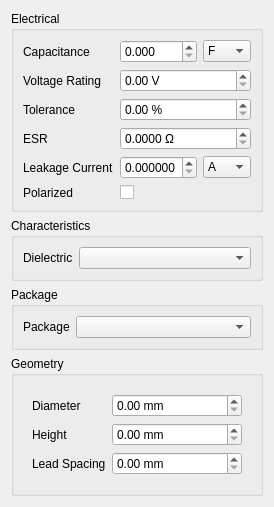
<?xml version="1.0" encoding="UTF-8"?>
<ui version="4.0">
  <class>CapacitorEditor</class>
  <widget class="QWidget" name="CapacitorEditor">
    <layout class="QVBoxLayout" name="verticalLayout">

      <!-- ELECTRICAL GROUP -->
      <item>
        <widget class="QGroupBox" name="electricalGroup">
          <property name="title">
            <string>Electrical</string>
          </property>
          <layout class="QFormLayout" name="electricalLayout">

            <!-- Capacitance with unit combo -->
            <item row="0" column="0">
              <widget class="QLabel" name="capacitanceLabel">
                <property name="text">
                  <string>Capacitance</string>
                </property>
              </widget>
            </item>
            <item row="0" column="1">
              <layout class="QHBoxLayout" name="capacitanceLayout">
                <item>
                  <widget class="QDoubleSpinBox" name="capacitanceSpin">
                    <property name="decimals">
                      <number>3</number>
                    </property>
                    <property name="maximum">
                      <double>1000.0</double>
                    </property>
                  </widget>
                </item>
                <item>
                  <widget class="QComboBox" name="capacitanceUnitCombo">
                    <item>
                      <property name="text">
                        <string>F</string>
                      </property>
                    </item>
                    <item>
                      <property name="text">
                        <string>mF</string>
                      </property>
                    </item>
                    <item>
                      <property name="text">
                        <string>μF</string>
                      </property>
                    </item>
                    <item>
                      <property name="text">
                        <string>nF</string>
                      </property>
                    </item>
                    <item>
                      <property name="text">
                        <string>pF</string>
                      </property>
                    </item>
                  </widget>
                </item>
              </layout>
            </item>

            <item row="1" column="0">
              <widget class="QLabel" name="voltageLabel">
                <property name="text">
                  <string>Voltage Rating</string>
                </property>
              </widget>
            </item>
            <item row="1" column="1">
              <widget class="QDoubleSpinBox" name="voltageSpin">
                <property name="decimals">
                  <number>2</number>
                </property>
                <property name="maximum">
                  <double>1000.0</double>
                </property>
                <property name="suffix">
                  <string> V</string>
                </property>
              </widget>
            </item>

            <item row="2" column="0">
              <widget class="QLabel" name="toleranceLabel">
                <property name="text">
                  <string>Tolerance</string>
                </property>
              </widget>
            </item>
            <item row="2" column="1">
              <widget class="QDoubleSpinBox" name="toleranceSpin">
                <property name="decimals">
                  <number>2</number>
                </property>
                <property name="maximum">
                  <double>100.0</double>
                </property>
                <property name="suffix">
                  <string> %</string>
                </property>
              </widget>
            </item>

            <item row="3" column="0">
              <widget class="QLabel" name="esrLabel">
                <property name="text">
                  <string>ESR</string>
                </property>
              </widget>
            </item>
            <item row="3" column="1">
              <widget class="QDoubleSpinBox" name="esrSpin">
                <property name="decimals">
                  <number>4</number>
                </property>
                <property name="maximum">
                  <double>1000.0</double>
                </property>
                <property name="suffix">
                  <string> Ω</string>
                </property>
              </widget>
            </item>

            <!-- Leakage Current with unit combo -->
            <item row="4" column="0">
              <widget class="QLabel" name="leakageLabel">
                <property name="text">
                  <string>Leakage Current</string>
                </property>
              </widget>
            </item>
            <item row="4" column="1">
              <layout class="QHBoxLayout" name="leakageLayout">
                <item>
                  <widget class="QDoubleSpinBox" name="leakageSpin">
                    <property name="decimals">
                      <number>6</number>
                    </property>
                    <property name="maximum">
                      <double>1.0</double>
                    </property>
                  </widget>
                </item>
                <item>
                  <widget class="QComboBox" name="leakageUnitCombo">
                    <item>
                      <property name="text">
                        <string>A</string>
                      </property>
                    </item>
                    <item>
                      <property name="text">
                        <string>mA</string>
                      </property>
                    </item>
                    <item>
                      <property name="text">
                        <string>μA</string>
                      </property>
                    </item>
                    <item>
                      <property name="text">
                        <string>nA</string>
                      </property>
                    </item>
                  </widget>
                </item>
              </layout>
            </item>

            <item row="5" column="0">
              <widget class="QLabel" name="polarizedLabel">
                <property name="text">
                  <string>Polarized</string>
                </property>
              </widget>
            </item>
            <item row="5" column="1">
              <widget class="QCheckBox" name="polarizedCheck"/>
            </item>

          </layout>
        </widget>
      </item>

      <!-- CHARACTERISTICS GROUP -->
      <item>
        <widget class="QGroupBox" name="characteristicsGroup">
          <property name="title">
            <string>Characteristics</string>
          </property>
          <layout class="QFormLayout" name="characteristicsLayout">
            <item row="0" column="0">
              <widget class="QLabel" name="dielectricLabel">
                <property name="text">
                  <string>Dielectric</string>
                </property>
              </widget>
            </item>
            <item row="0" column="1">
              <widget class="QComboBox" name="dielectricCombo"/>
            </item>
          </layout>
        </widget>
      </item>

      <!-- PACKAGE GROUP -->
      <item>
        <widget class="QGroupBox" name="packageGroup">
          <property name="title">
            <string>Package</string>
          </property>
          <layout class="QFormLayout" name="packageLayout">
            <item row="0" column="0">
              <widget class="QLabel" name="packageLabel">
                <property name="text">
                  <string>Package</string>
                </property>
              </widget>
            </item>
            <item row="0" column="1">
              <widget class="QComboBox" name="packageCombo"/>
            </item>
          </layout>
        </widget>
      </item>

      <!-- GEOMETRY GROUP -->
      <item>
        <widget class="QGroupBox" name="geometryGroup">
          <property name="title">
            <string>Geometry</string>
          </property>
          <layout class="QVBoxLayout" name="geometryLayout">
            <item>
              <widget class="QStackedWidget" name="geometryStack">

                <!-- RADIAL PAGE -->
                <widget class="QWidget" name="radialPage">
                  <layout class="QFormLayout" name="radialLayout">
                    <item row="0" column="0">
                      <widget class="QLabel" name="diameterLabel">
                        <property name="text">
                          <string>Diameter</string>
                        </property>
                      </widget>
                    </item>
                    <item row="0" column="1">
                      <widget class="QDoubleSpinBox" name="diameterSpin">
                        <property name="decimals">
                          <number>2</number>
                        </property>
                        <property name="maximum">
                          <double>100.0</double>
                        </property>
                        <property name="suffix">
                          <string> mm</string>
                        </property>
                      </widget>
                    </item>

                    <item row="1" column="0">
                      <widget class="QLabel" name="heightLabel">
                        <property name="text">
                          <string>Height</string>
                        </property>
                      </widget>
                    </item>
                    <item row="1" column="1">
                      <widget class="QDoubleSpinBox" name="heightSpin">
                        <property name="decimals">
                          <number>2</number>
                        </property>
                        <property name="maximum">
                          <double>100.0</double>
                        </property>
                        <property name="suffix">
                          <string> mm</string>
                        </property>
                      </widget>
                    </item>

                    <item row="2" column="0">
                      <widget class="QLabel" name="leadSpacingLabel">
                        <property name="text">
                          <string>Lead Spacing</string>
                        </property>
                      </widget>
                    </item>
                    <item row="2" column="1">
                      <widget class="QDoubleSpinBox" name="leadSpacingSpin">
                        <property name="decimals">
                          <number>2</number>
                        </property>
                        <property name="maximum">
                          <double>50.0</double>
                        </property>
                        <property name="suffix">
                          <string> mm</string>
                        </property>
                      </widget>
                    </item>
                  </layout>
                </widget>

                <!-- SMD PAGE -->
                <widget class="QWidget" name="smdPage">
                  <layout class="QFormLayout" name="smdLayout">
                    <item row="0" column="0">
                      <widget class="QLabel" name="lengthLabel">
                        <property name="text">
                          <string>Length</string>
                        </property>
                      </widget>
                    </item>
                    <item row="0" column="1">
                      <widget class="QDoubleSpinBox" name="lengthSpin">
                        <property name="decimals">
                          <number>2</number>
                        </property>
                        <property name="maximum">
                          <double>100.0</double>
                        </property>
                        <property name="suffix">
                          <string> mm</string>
                        </property>
                      </widget>
                    </item>

                    <item row="1" column="0">
                      <widget class="QLabel" name="widthLabel">
                        <property name="text">
                          <string>Width</string>
                        </property>
                      </widget>
                    </item>
                    <item row="1" column="1">
                      <widget class="QDoubleSpinBox" name="widthSpin">
                        <property name="decimals">
                          <number>2</number>
                        </property>
                        <property name="maximum">
                          <double>100.0</double>
                        </property>
                        <property name="suffix">
                          <string> mm</string>
                        </property>
                      </widget>
                    </item>

                    <item row="2" column="0">
                      <widget class="QLabel" name="heightSmdLabel">
                        <property name="text">
                          <string>Height</string>
                        </property>
                      </widget>
                    </item>
                    <item row="2" column="1">
                      <widget class="QDoubleSpinBox" name="heightSpinSmd">
                        <property name="decimals">
                          <number>2</number>
                        </property>
                        <property name="maximum">
                          <double>100.0</double>
                        </property>
                        <property name="suffix">
                          <string> mm</string>
                        </property>
                      </widget>
                    </item>
                  </layout>
                </widget>

              </widget>
            </item>
          </layout>
        </widget>
      </item>

    </layout>
  </widget>
  <resources/>
  <connections/>
</ui>
